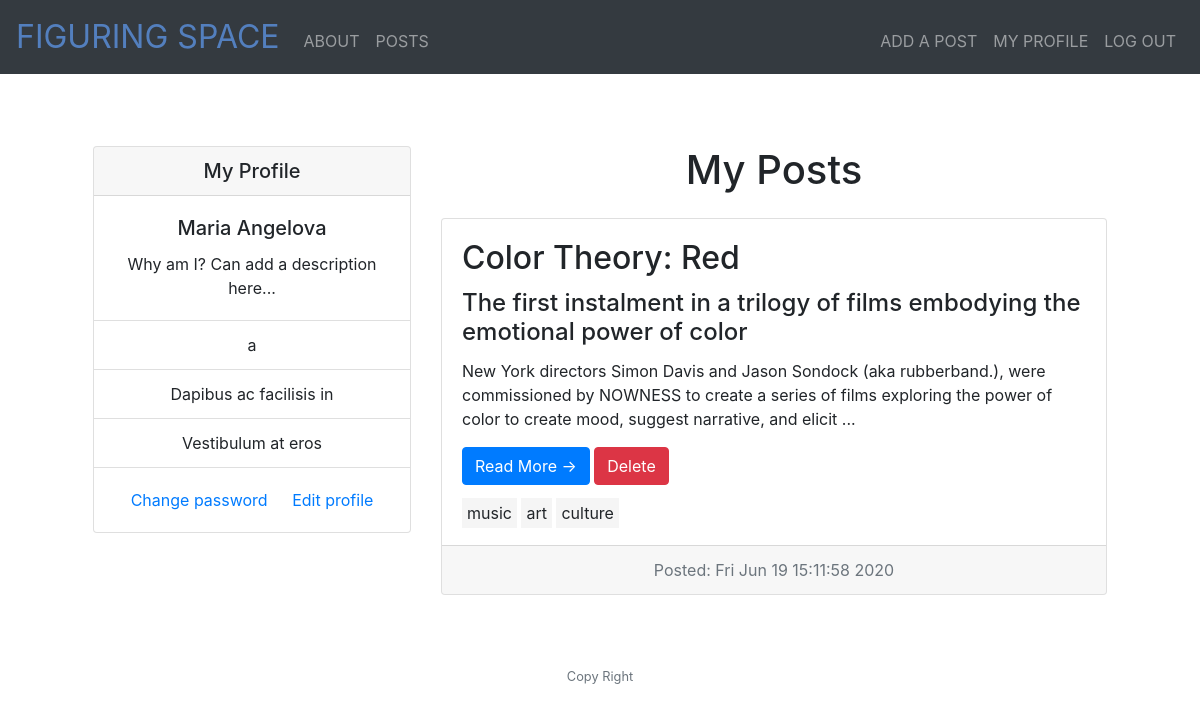
The app's page /myprofile (signed in), older data.
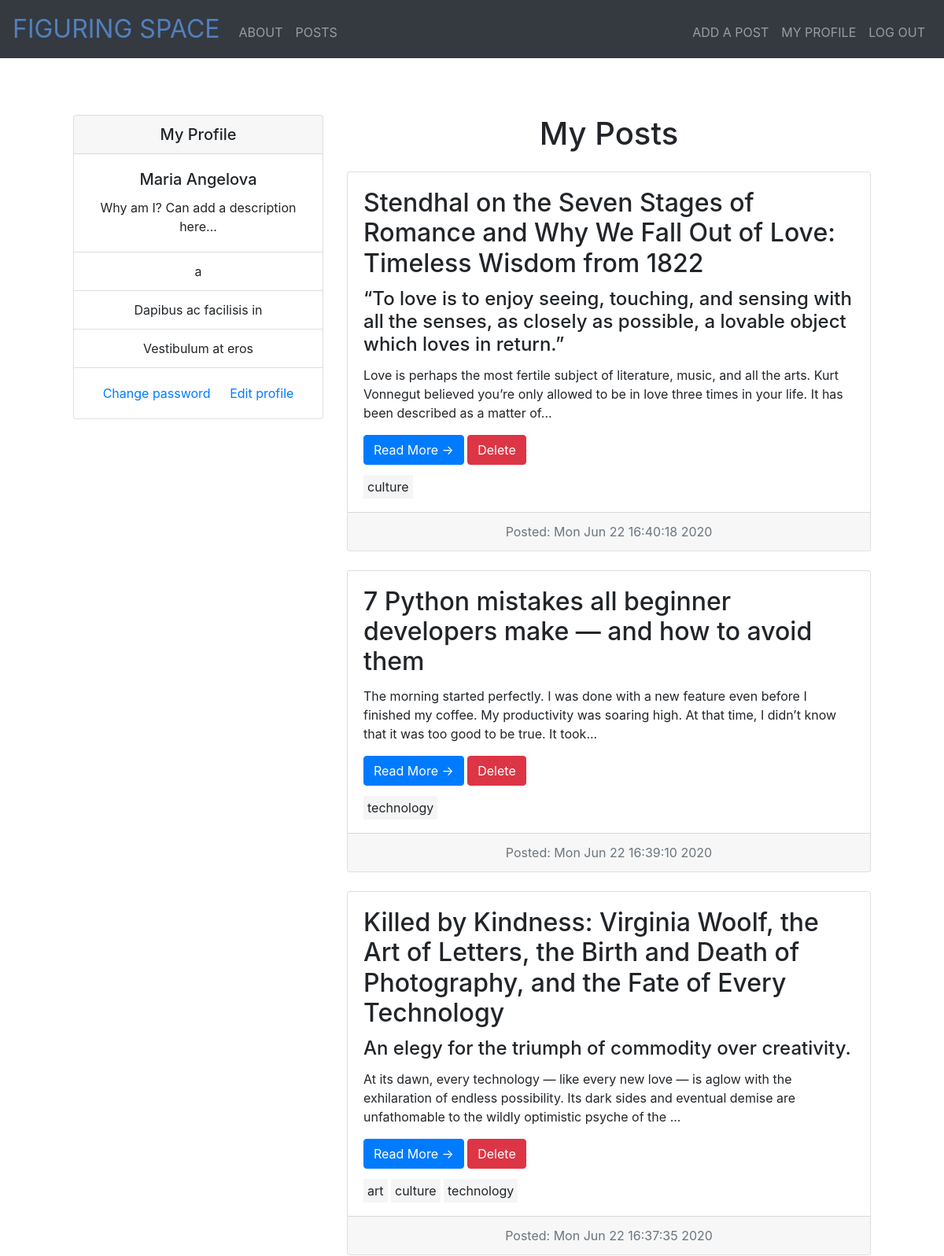
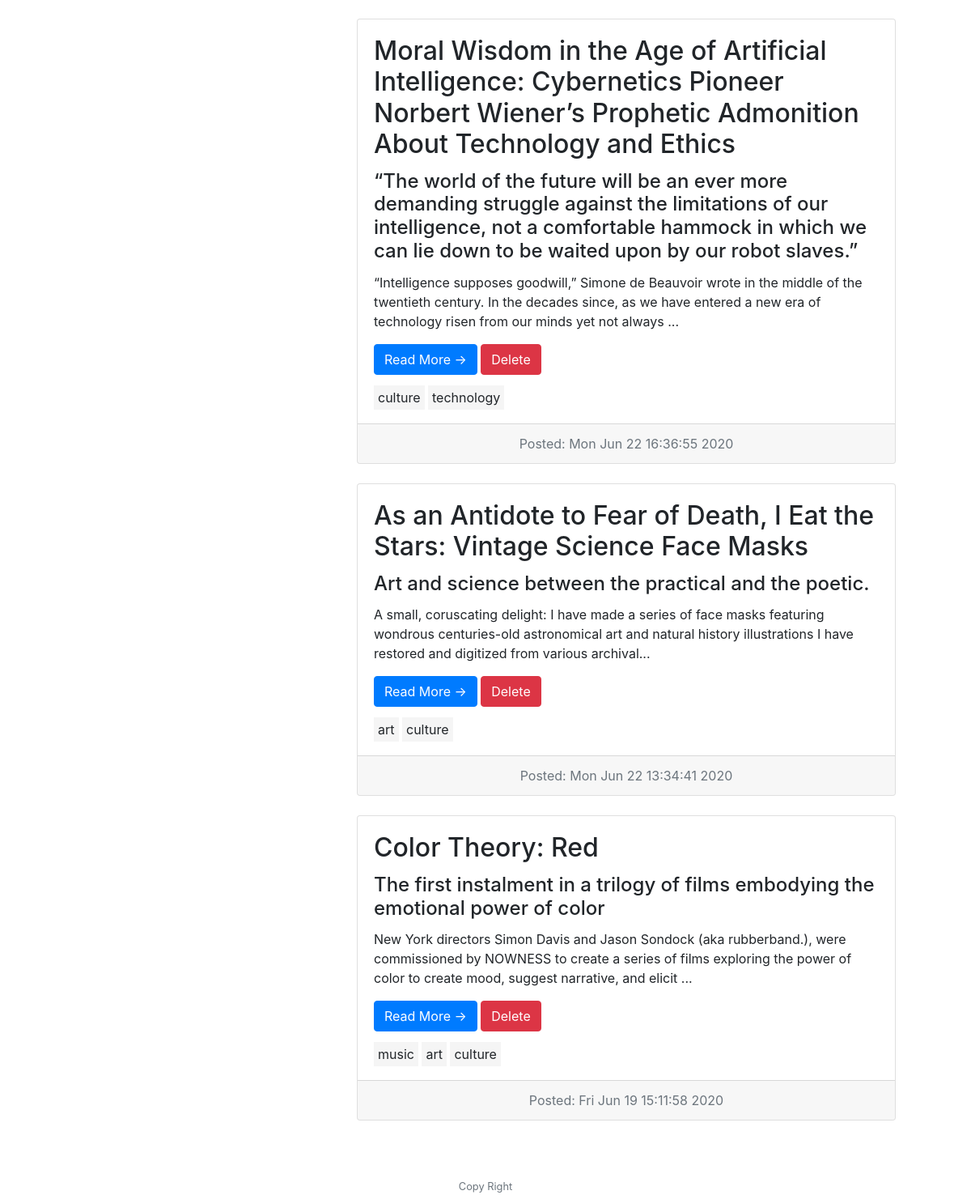
The same page, newer data (2 pictures, top to bottom).
### models.py (models this page shows)
class Post(db.Model):
    id = db.Column(db.Integer, primary_key=True)
    title = db.Column(db.String(50))
    subtitle = db.Column(db.String(50))
    date_posted = db.Column(db.DateTime)
    content = db.Column(db.Text)
    author = db.Column(db.Integer, db.ForeignKey("user.id"))
    categories = db.relationship("Category", secondary='categories', backref=db.backref('posts', lazy='dynamic'))

class Category(db.Model):
    id = db.Column(db.Integer, primary_key=True)
    title = db.Column(db.String(50))

### app.py (the view)
@app.route("/myprofile", methods=["GET", "POST"])
def profile():
    user_id = session.get("user_id")
    user = User.query.filter_by(id=user_id).first()
    print(user)
    posts = Post.query.join(User).filter(Post.user.has(id=user_id)).order_by(desc(Post.date_posted))
    allcategories = Category.query.all()
    return render_template("profile.html", user=user, posts=posts, categories=allcategories)

### app.py (called while the page is built)
@app.after_request
def after_request(response):
    response.headers["Cache-Control"] = "no-cache, no-store, must-revalidate"
    response.headers["Expires"] = 0
    response.headers["Pragma"] = "no-cache"
    return response

### models.py (called while the page is built)
    def __repr__(self):
        return '<User %r>' % self.first_name

### templates/profile.html (shortened to what this page needs)
{% extends "layout.html" %} {% block main %}
<div class="container">
  <div class="row">
    <div class="col-md-4">
      <div class="card my-4">
        <h5 class="card-header">My Profile</h5>
        <div class="card-body">
          <h5 class="card-title">{{user.first_name}} {{user.last_name}}</h5>
          <p class="card-text">
            Why am I? Can add a description here...
          </p>
        </div>
        <ul class="list-group list-group-flush">
          <li class="list-group-item">{{user.email}}</li>
          <li class="list-group-item">Dapibus ac facilisis in</li>
          <li class="list-group-item">Vestibulum at eros</li>
        </ul>
        <div class="card-body">
          <a href="#" class="card-link">Change password</a>
          <a href="#" class="card-link">Edit profile</a>
        </div>
      </div>
    </div>
    <div class="col-md-8">
      <h1 class="my-4">
        My Posts
      </h1>
      {%for post in posts%}
      <div class="card mb-4">
        <div class="card-body" style="text-align: left;">
          <h2 class="card-title">{{post.title}}</h2>
          <h4 class="card-title">{{post.subtitle}}</h4>
          <p class="card-text">
            {{post.content[:200]}}...
          </p>
          <a href="/post/{{post.id}}" class="btn btn-primary"
            >Read More &rarr;</a
          >
          <a href="/post/delete/{{post.id}}" class="btn btn-danger">Delete</a>
          {%for cat in post.categories%}
          <span style="background-color: whitesmoke; padding: 5px;"
            >{{cat.title}}</span
          >
          {%endfor%}
        </div>
        <div class="card-footer text-muted">
          Posted: {{post.date_posted.strftime("%c")}}
        </div>
      </div>
      {%endfor%}
    </div>
  </div>
</div>
{% endblock %}

Row changes from the older to the newer data that the page shows:
added Post: title "Stendhal on the Seven Stages of Romance and Why We Fall Out of Love: Timeless Wisdom from 1822", subtitle "“To love is to enjoy seeing, touching, and sensing with all the senses, as closely as possible, a lovable object which loves in return.”", content "Love is perhaps the most fertile subject of literature, music, and all the arts. Kurt Vonnegut believed you’re only allowed to be in love three times in your life. It has been described as a matter of", date_posted "Mon Jun 22 16:40:18 2020", Category (title "culture")
added Post: title "7 Python mistakes all beginner developers make — and how to avoid them", content "The morning started perfectly. I was done with a new feature even before I finished my coffee. My productivity was soaring high. At that time, I didn’t know that it was too good to be true. It took", date_posted "Mon Jun 22 16:39:10 2020"
now on this page (row unchanged): Category: title "technology"
added Post: title "Killed by Kindness: Virginia Woolf, the Art of Letters, the Birth and Death of Photography, and the Fate of Every Technology", subtitle "An elegy for the triumph of commodity over creativity.", content "At its dawn, every technology — like every new love — is aglow with the exhilaration of endless possibility. Its dark sides and eventual demise are unfathomable to the wildly optimistic psyche of the", date_posted "Mon Jun 22 16:37:35 2020", Category (title "art"), Category (title "culture")
added Post: title "Moral Wisdom in the Age of Artificial Intelligence: Cybernetics Pioneer Norbert Wiener’s Prophetic Admonition About Technology and Ethics", subtitle "“The world of the future will be an ever more demanding struggle against the limitations of our intelligence, not a comfortable hammock in which we can lie down to be waited upon by our robot slaves.”", content "“Intelligence supposes goodwill,” Simone de Beauvoir wrote in the middle of the twentieth century. In the decades since, as we have entered a new era of technology risen from our minds yet not always", date_posted "Mon Jun 22 16:36:55 2020", Category (title "culture")
added Post: title "As an Antidote to Fear of Death, I Eat the Stars: Vintage Science Face Masks", subtitle "Art and science between the practical and the poetic.", content "A small, coruscating delight: I have made a series of face masks featuring wondrous centuries-old astronomical art and natural history illustrations I have restored and digitized from various archival", date_posted "Mon Jun 22 13:34:41 2020", Category (title "art"), Category (title "culture")
